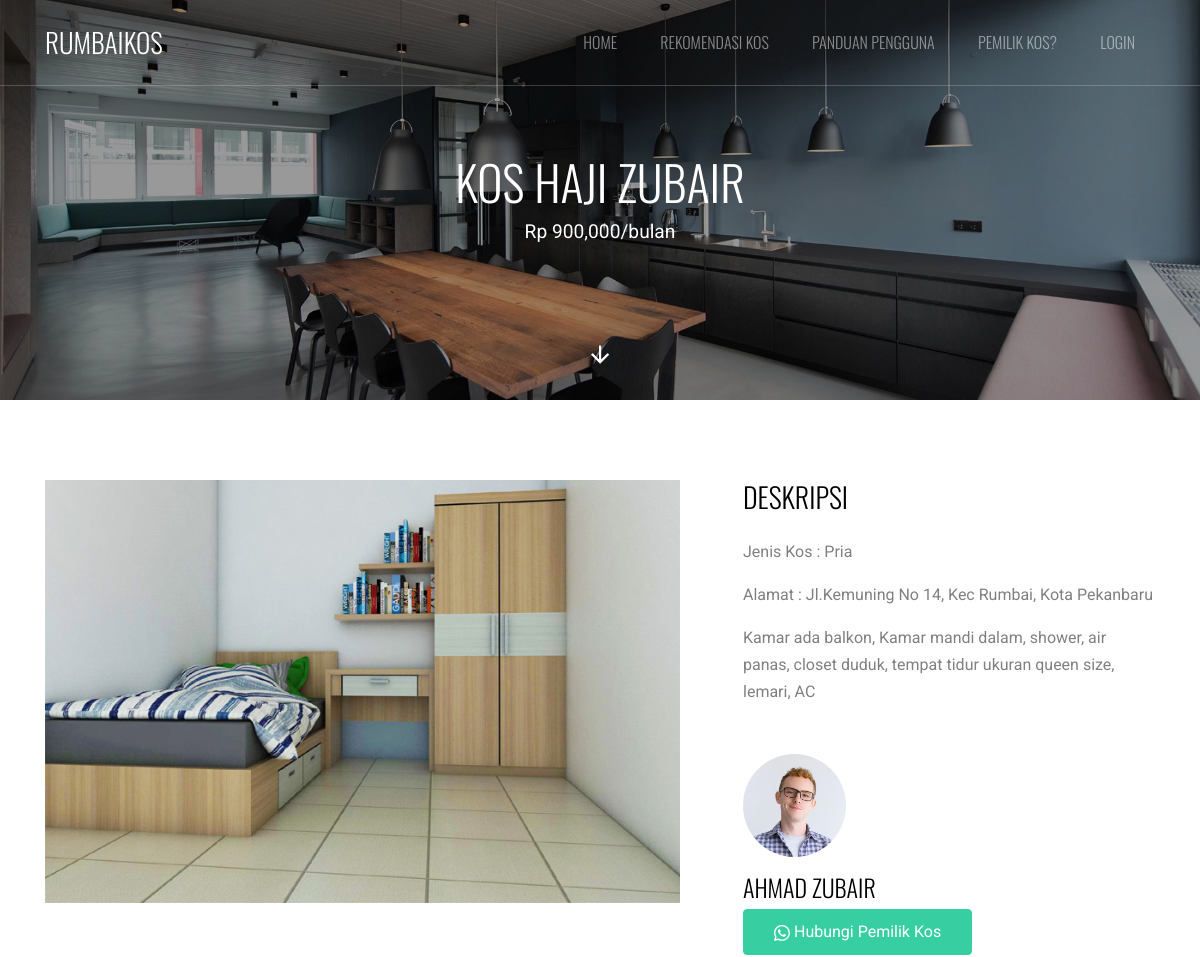
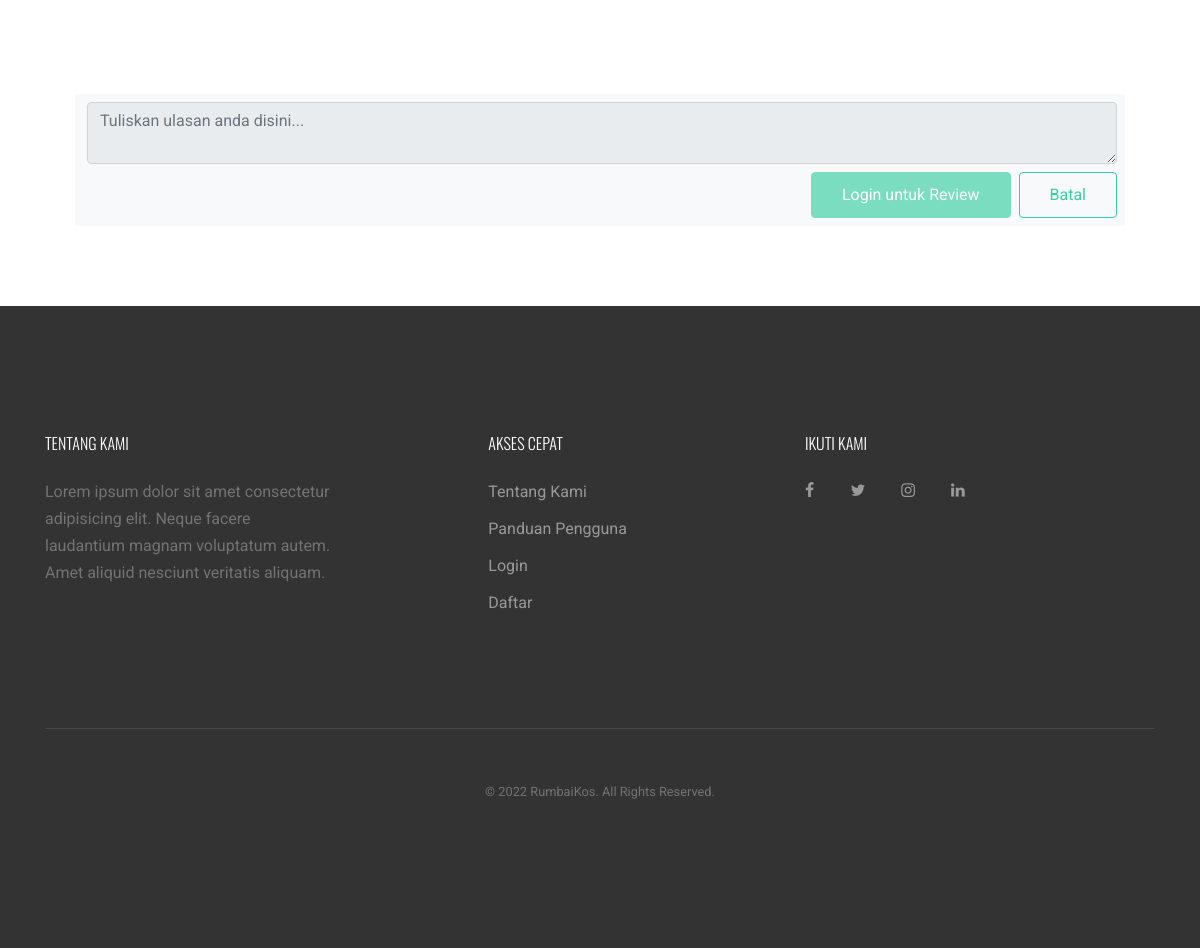
/kos/detail/37, run on the app's committed database (2 pictures, top to bottom).
### tables this page shows
CREATE TABLE `tbl_kos` (
  `kos_id` int(11) NOT NULL,
  `kos_nama` varchar(120) NOT NULL,
  `kos_jenis` enum('Pria','Wanita','Campur') NOT NULL,
  `kos_harga` char(10) NOT NULL,
  `kos_alamat` varchar(255) NOT NULL,
  `kos_diskripsi` text NOT NULL,
  `user_id` int(11) NOT NULL,
  `kos_gambar` varchar(255) NOT NULL
);

CREATE TABLE `tbl_user` (
  `user_id` int(11) NOT NULL,
  `user_nama` varchar(120) NOT NULL,
  `user_email` varchar(120) NOT NULL,
  `user_password` varchar(255) NOT NULL,
  `user_wa` char(13) NOT NULL,
  `user_type` enum('admin','pemilik') NOT NULL
);

### application/controllers/Kos.php (called while the page is built, shortened)
<?php
class Kos extends CI_Controller
{
    public function __construct()
    {
        $this->load->model('Kos_model');
    }
    public function detail($id)
    {
        $this->form_validation->set_rules('review', 'Review', 'required', [
            'required' => '<div class="alert alert-danger" role="alert">Komentar Ulasan Wajib diisi!</div>'
        ]);
        if ($this->form_validation->run() == false) {
            $data['kos'] = $this->Kos_model->getById($id);
            $data['pemilik'] = $this->Kos_model->getPemilik($data['kos']['user_id']);
            $data['ulasan'] = $this->Kos_model->getReview($data['kos']['kos_id']);
            $data['judul'] = $data['kos']['kos_nama']." - Sikos";
            $this->load->view('frontend/layout/header', $data);
            $this->load->view("frontend/vw_kos", $data);
            $this->load->view('frontend/layout/footer', $data);
        }
    }
}

### index.php (called while the page is built, shortened)
<?php
require_once BASEPATH.'core/CodeIgniter.php';

### application/models/Kos_model.php (called while the page is built, shortened)
<?php
class Kos_model extends CI_Model
{
    public function getById($id)
    {
        $query = $this->db->get_where('tbl_kos', ['kos_id'=>$id]);
        return $query->row_array();
    }
    public function getPemilik($id)
    {
        $query = $this->db->get_where('tbl_user', ['user_id'=>$id]);
        return $query->row_array();
    }
}

### application/views/frontend/vw_kos.php (the view, shortened to what this page needs)
<div class="site-blocks-cover inner-page-cover overlay" style="background-image: url(<?=base_url('assets/');?>images/hero_1.jpg);" data-aos="fade">
      <div class="container">
        <div class="row align-items-center justify-content-center">
          <div class="col-md-5 mx-auto mt-lg-5 text-center">
            <h1><?= $kos['kos_nama'];?></h1>
            <p class="mb-5"><strong class="text-white">Rp <?= number_format($kos['kos_harga']);?>/bulan</strong></p>
          </div>
        </div>
      </div>
      <a href="#property-details" class="smoothscroll arrow-down"><span class="icon-arrow_downward"></span></a>
    </div>
    <div class="site-section" id="property-details">
      <div class="container">
        <div class="row">
          <div class="col-lg-7">
            <div class="">
              <div><img src="<?= base_url('assets/');?>images/<?= $kos['kos_gambar'];?>" alt="Image" class="img-fluid"></div>
              </div>
          </div>
          <div class="col-lg-5 pl-lg-5 ml-auto">
            <div class="mb-5">
              <h3 class="text-black mb-4">Deskripsi</h3>
              <p>Jenis Kos : <?= $kos['kos_jenis'];?></p>
              <p>Alamat : <?= $kos['kos_alamat'];?></p>
              <?= $kos['kos_diskripsi'];?>
            </div>
            <div class="mb-5">
              <div class="mt-5">
                <img src="<?=base_url('assets/');?>images/person_1.jpg" alt="Image" class="w-25 mb-3 rounded-circle">
                <h4 class="text-black"><?= $pemilik['user_nama'];?></h4>
                <p><a href="https://api.whatsapp.com/send?phone=<?= $pemilik['user_wa'];?>&text=Halo, Saya ingin bertanya tentang <?= $kos['kos_nama'];?> dari Sikos" class="btn btn-primary btn-sm" target="_blank"> Hubungi Pemilik Kos</a></p>
              </div>
            </div>
          </div>
          <div class="col-lg-12">
          <div class="mt-5">
            <?=
              $this->session->flashdata('message');
            ?>
              <div class="container mt-5">
                <div class="d-flex">
                  <div class="col-md-12">
                    <div class="bg-light p-2">
                      <form action="" method="POST">
                      <div class="d-flex flex-row align-items-start">
                        <textarea class="form-control ml-1 shadow-none textarea" name="review" placeholder="Tuliskan ulasan anda disini..." <?php if($this->session->userdata('email')==null){ echo "disabled";}?>></textarea>
                      </div>
                          <div class="mt-2 text-right">
                            <button class="btn btn-primary btn-sm shadow-none" type="submit" <?php if($this->session->userdata('email')==null){ echo "disabled";}?>><?php if($this->session->userdata('email')==null){ echo "Login untuk Review";}else{ echo "Post Review";}?></button>
                            <button class="btn btn-outline-primary btn-sm ml-1 shadow-none" type="reset">Batal</button>
                          </div>
                      </form>
                      </div>
                    </div>
                   </div>
                  </div>
                </div>
              </div>
          </div>
        </div>
      </div>
    </div>

### assets/css/style.css (style rules this page uses)
html { overflow-x: hidden; }
body { line-height: 1.7; color: gray; font-weight: 400; font-size: 1rem; }
a { -webkit-transition: .3s all ease; -o-transition: .3s all ease; transition: .3s all ease; }
h1, h2, h3, h4, h5, .h1, .h2, .h3, .h4, .h5 { font-family: "Oswald", sans-serif; font-weight: 300 !important; text-transform: uppercase; }
.text-black { color: #000 !important; }
.btn { font-size: 16px; border-radius: 4px; padding: 10px 30px; }
.btn.btn-primary { background: #37cfa2; border-color: #37cfa2; color: #fff; }
.form-control { height: 43px; border-radius: 4px; font-family: "Roboto", -apple-system, BlinkMacSystemFont, "Segoe UI", Roboto, "Helvetica Neue", Arial, sans-serif, "Apple Color Emoji", "Segoe UI Emoji", "Segoe UI Symbol", "Noto Color Emoji"; }
.site-section { padding: 2.5em 0; }
@media (min-width: 768px) { .site-section { padding: 5em 0; } }
.site-blocks-cover { background-size: cover; background-repeat: no-repeat; background-position: top; background-position: center center; }
.site-blocks-cover > .container { z-index: 2; position: relative; }
.site-blocks-cover.overlay { position: relative; }
.site-blocks-cover.overlay:before { z-index: 1; position: absolute; content: ""; left: 0; bottom: 0; right: 0; top: 0; background: rgba(0, 0, 0, 0.4); }
.site-blocks-cover, .site-blocks-cover > .container > .row { min-height: 600px; height: calc(100vh); }
.site-blocks-cover.inner-page-cover, .site-blocks-cover.inner-page-cover > .container > .row { min-height: 400px; height: calc(20vh); }
.site-blocks-cover h1 { font-size: 3rem; font-weight: 400; color: #fff; font-weight: 900; }
.site-blocks-cover p { color: white; font-size: 1.2rem; line-height: 1.5; font-weight: 300; }
.bg-light { background: #ccc; }
.arrow-down { position: absolute; left: 50%; -webkit-transform: translateX(-50%); -ms-transform: translateX(-50%); transform: translateX(-50%); font-size: 1.7rem; z-index: 2; color: #fff; bottom: 20px; }
.arrow-down > span { -webkit-transition: .2s all ease; -o-transition: .2s all ease; transition: .2s all ease; position: relative; top: 0; }

### data on the page
tbl_kos: kos_nama "KOS HAJI ZUBAIR", kos_harga "900,000", kos_gambar (picture), kos_jenis "Pria", kos_alamat "Jl.Kemuning No 14, Kec Rumbai, Kota Pekanbaru", kos_diskripsi "Kamar ada balkon, Kamar mandi dalam, shower, air panas, closet duduk, tempat tidur ukuran queen size, lemari, AC"
tbl_user: user_nama "AHMAD ZUBAIR"
